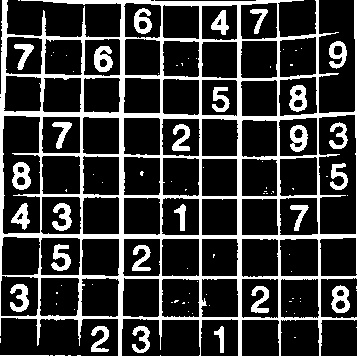
//> input picture undistorted_th_sudoku.jpg, 357 x 357 px
$ ./preprocessing   (built with g++ and OpenCV 4)
//> lines starting //> are read from the running program, lines starting //| are printed output that depends on the picture; after the words box and inside, x2 and y2 are one past the last pixel; in counts of white or black regions, pixels touching at a corner belong together
//> further down, full_image is the input picture: 357 rows x 357 cols, CV_8UC1; min 0, max 255, mean 55.9
### digit_recognizer.h
#include <cv.h>
#include <highgui.h>

#include <ml.h>

using namespace cv;
using namespace ml;
#define MAX_NUM_IMAGES    60000

class DigitRecognizer
{
public:
	//constructer
	DigitRecognizer();
	//destructer
	~DigitRecognizer();
	bool train(char* path);
	int classify(Mat img);
private:
	Mat preprocessImage(Mat img);
	int readFlippedInteger(int i);
	int loadMNIST(char* csv_filename, Mat& training_data, Mat& label_data);
private:
	Ptr<KNearest> knn;
	int numRows, numCols, numImages;
};

### Auxillary Files/preprocessing.cpp
#include <cv.h>
#include <highgui.h>
#include <opencv2/opencv.hpp>
#include <vector>

#include "digit_recognizer.cpp"

using namespace cv;
using namespace std;

Mat removeBorders(Mat image)
{
	Mat inv;
	bitwise_not(image, inv);
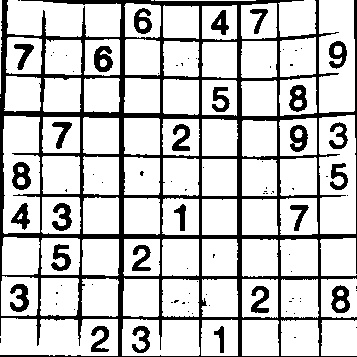
//> inv: 357 rows x 357 cols, CV_8UC1; min 0, max 255, mean 199.1

	Mat horizontal_image = image.clone();
	Mat vertical_image = image.clone();

	int scale = 10;

	int horizontal_size = horizontal_image.cols/scale;
//> horizontal_size = 35
	int vertical_size = vertical_image.rows/scale;
//> vertical_size = 35

	Mat element;
	element = getStructuringElement(MORPH_RECT, Size(horizontal_size, 1), Point(-1,-1) );
//> element = 35 values from 1 to 1
	erode(horizontal_image, horizontal_image, element);
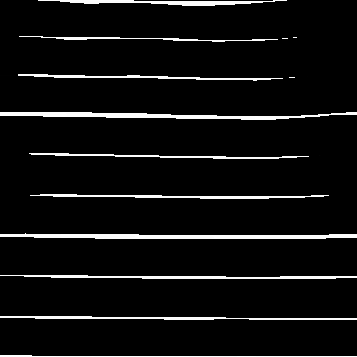
//> horizontal_image: 357 rows x 357 cols, CV_8UC1; min 0, max 255, mean 15.5
	dilate(horizontal_image, horizontal_image, element);
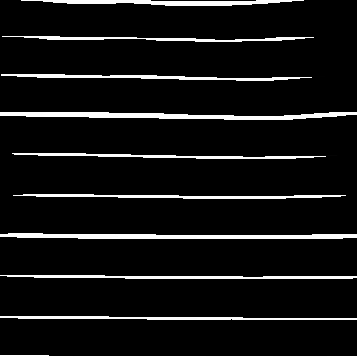
//> horizontal_image: 357 rows x 357 cols, CV_8UC1; 4.98% of pixels changed, all inside (x1, y1, x2, y2) = (1, 0, 355, 357)

	element = getStructuringElement(MORPH_RECT, Size(1, vertical_size), Point(-1,-1) );
	erode(vertical_image, vertical_image, element);
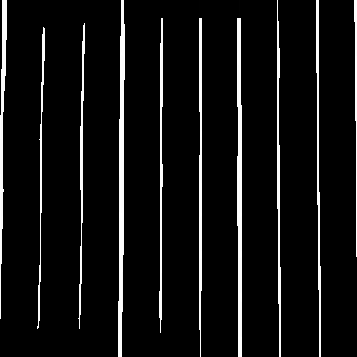
//> vertical_image: 357 rows x 357 cols, CV_8UC1; min 0, max 255, mean 17.5
	dilate(vertical_image, vertical_image, element);
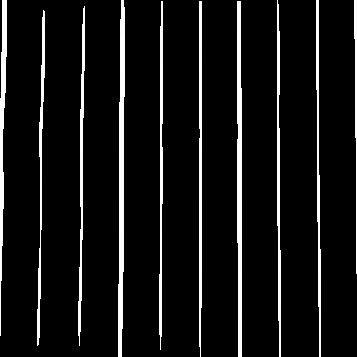
//> vertical_image: 357 rows x 357 cols, CV_8UC1; 5.56% of pixels changed, all inside (x1, y1, x2, y2) = (0, 1, 357, 356)

	Mat mask_img;
	add(horizontal_image, vertical_image, mask_img);
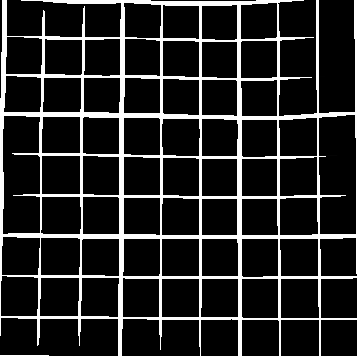
//> mask_img: 357 rows x 357 cols, CV_8UC1; min 0, max 255, mean 38.7

	Mat result;
//	bitwise_or(image, mask_img, result);
	subtract(image, mask_img, result);
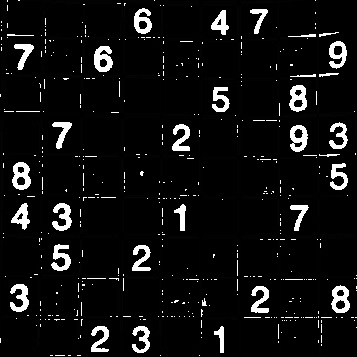
//> result: 357 rows x 357 cols, CV_8UC1; min 0, max 255, mean 17.3

	// element = getStructuringElement(MORPH_RECT, Size(2, 2), Point(-1,-1) );
	// erode(result, result, element);

	namedWindow("result", CV_WINDOW_AUTOSIZE);
	imshow("result", result);
	waitKey(0);

	return result;

}

int main()
{
	Mat full_image= imread("undistorted_th_sudoku.jpg", 0);

	namedWindow("full_image", CV_WINDOW_AUTOSIZE);
	imshow("full_image", full_image);
	waitKey(0);

	removeBorders(full_image);

	int dist = ceil((double)full_image.rows/9);
//> dist = 40
    Mat currentCell = Mat(dist, dist, CV_8UC1);

    for(int j=0;j<9;j++)
    {
        for(int i=0;i<9;i++)
        {
            for(int y=0;y<dist && j*dist+y<full_image.cols;y++)
            {

                uchar* ptr = currentCell.ptr(y);

                for(int x=0;x<dist && i*dist+x<full_image.rows;x++)
                {
                    ptr[x] = full_image.at<uchar>(j*dist+y, i*dist+x);
                }
            }

            namedWindow("currentCell", CV_WINDOW_AUTOSIZE);
			imshow("currentCell", currentCell);
			waitKey(0);

			currentCell = removeBorders(currentCell);
        }
    }

    return 0;

}
